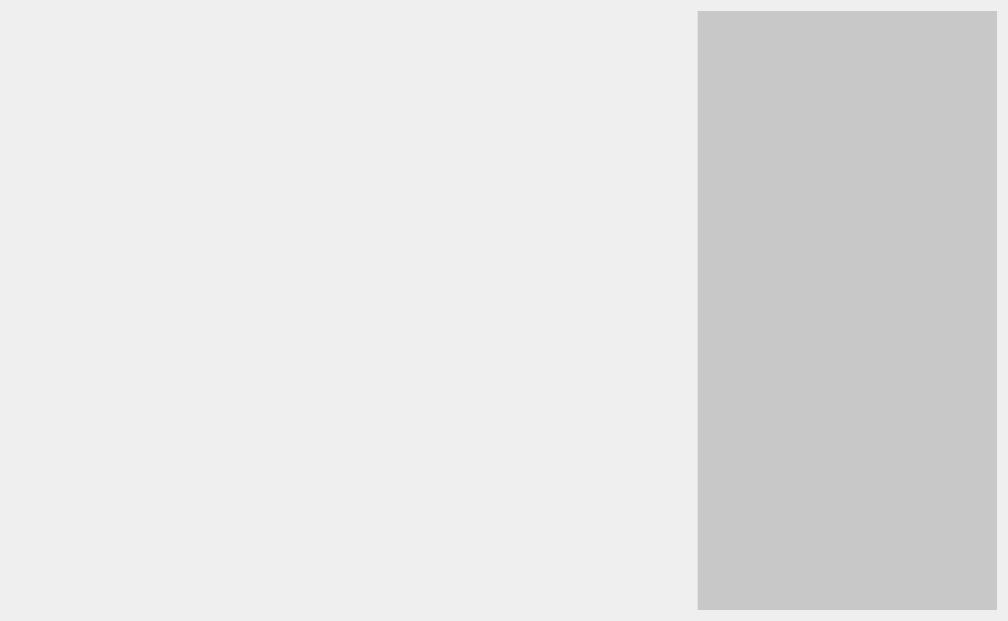
<?xml version="1.0" encoding="UTF-8"?>
<ui version="4.0">
 <class>VSummary</class>
 <widget class="QWidget" name="VSummary">
  <property name="geometry">
   <rect>
    <x>0</x>
    <y>0</y>
    <width>1008</width>
    <height>621</height>
   </rect>
  </property>
  <property name="windowTitle">
   <string>Résumé</string>
  </property>
  <layout class="QVBoxLayout" name="verticalLayout_2">
   <item>
    <layout class="QHBoxLayout" name="horizontalLayout">
     <property name="spacing">
      <number>0</number>
     </property>
     <item>
      <widget class="QWidget" name="widgetMainView" native="true">
       <layout class="QVBoxLayout" name="verticalLayout_3">
        <item>
         <layout class="QVBoxLayout" name="layoutMainView">
          <item>
           <widget class="QWidget" name="widgetFill" native="true">
            <property name="maximumSize">
             <size>
              <width>16777215</width>
              <height>100</height>
             </size>
            </property>
            <layout class="QVBoxLayout" name="verticalLayout">
             <item>
              <layout class="QHBoxLayout" name="layoutFill"/>
             </item>
            </layout>
           </widget>
          </item>
          <item>
           <widget class="QWidget" name="widgetDisplay" native="true">
            <layout class="QVBoxLayout" name="verticalLayout_5">
             <item>
              <layout class="QHBoxLayout" name="layoutDisplay"/>
             </item>
            </layout>
           </widget>
          </item>
         </layout>
        </item>
       </layout>
      </widget>
     </item>
     <item>
      <widget class="QWidget" name="widgetSideBar" native="true">
       <property name="minimumSize">
        <size>
         <width>300</width>
         <height>0</height>
        </size>
       </property>
       <property name="maximumSize">
        <size>
         <width>300</width>
         <height>16777215</height>
        </size>
       </property>
       <property name="autoFillBackground">
        <bool>false</bool>
       </property>
       <property name="styleSheet">
        <string notr="true">QWidget#widgetSideBar{
	background-color: rgb(200, 200, 200);
  	border-left: 1px solid rgb(227, 227, 227);
}</string>
       </property>
       <layout class="QVBoxLayout" name="verticalLayout_4">
        <property name="spacing">
         <number>0</number>
        </property>
        <item>
         <layout class="QVBoxLayout" name="layoutSideBar">
          <property name="spacing">
           <number>6</number>
          </property>
         </layout>
        </item>
       </layout>
      </widget>
     </item>
    </layout>
   </item>
  </layout>
 </widget>
 <resources/>
 <connections/>
</ui>
